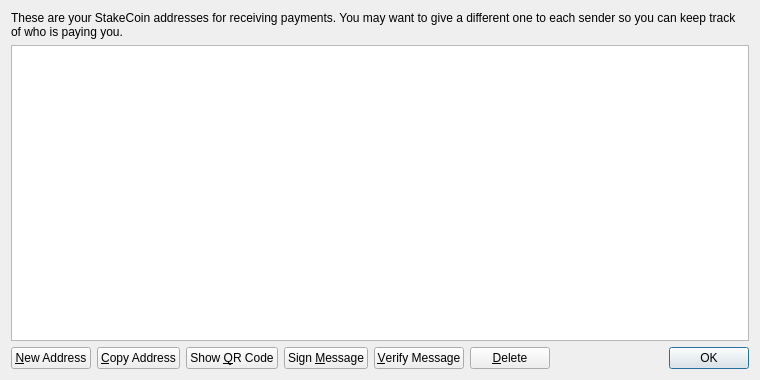
<?xml version="1.0" encoding="UTF-8"?>
<ui version="4.0">
 <class>AddressBookPage</class>
 <widget class="QWidget" name="AddressBookPage">
  <property name="geometry">
   <rect>
    <x>0</x>
    <y>0</y>
    <width>760</width>
    <height>380</height>
   </rect>
  </property>
  <property name="windowTitle">
   <string>Address Book</string>
  </property>
  <layout class="QVBoxLayout" name="verticalLayout">
   <item>
    <widget class="QLabel" name="labelExplanation">
     <property name="text">
      <string>These are your StakeCoin addresses for receiving payments. You may want to give a different one to each sender so you can keep track of who is paying you.</string>
     </property>
     <property name="textFormat">
      <enum>Qt::PlainText</enum>
     </property>
     <property name="wordWrap">
      <bool>true</bool>
     </property>
    </widget>
   </item>
   <item>
    <widget class="QTableView" name="tableView">
     <property name="contextMenuPolicy">
      <enum>Qt::CustomContextMenu</enum>
     </property>
     <property name="toolTip">
      <string>Double-click to edit address or label</string>
     </property>
     <property name="tabKeyNavigation">
      <bool>false</bool>
     </property>
     <property name="alternatingRowColors">
      <bool>true</bool>
     </property>
     <property name="selectionMode">
      <enum>QAbstractItemView::SingleSelection</enum>
     </property>
     <property name="selectionBehavior">
      <enum>QAbstractItemView::SelectRows</enum>
     </property>
     <property name="sortingEnabled">
      <bool>true</bool>
     </property>
     <attribute name="verticalHeaderVisible">
      <bool>false</bool>
     </attribute>
    </widget>
   </item>
   <item>
    <layout class="QHBoxLayout" name="horizontalLayout">
     <item>
      <widget class="QPushButton" name="newAddressButton">
       <property name="toolTip">
        <string>Create a new address</string>
       </property>
       <property name="text">
        <string>&amp;New Address</string>
       </property>
       <property name="icon">
        <iconset resource="../bitcoin.qrc">
         <normaloff>:/icons/add</normaloff>:/icons/add</iconset>
       </property>
      </widget>
     </item>
     <item>
      <widget class="QPushButton" name="copyToClipboard">
       <property name="toolTip">
        <string>Copy the currently selected address to the system clipboard</string>
       </property>
       <property name="text">
        <string>&amp;Copy Address</string>
       </property>
       <property name="icon">
        <iconset resource="../bitcoin.qrc">
         <normaloff>:/icons/editcopy</normaloff>:/icons/editcopy</iconset>
       </property>
      </widget>
     </item>
     <item>
      <widget class="QPushButton" name="showQRCode">
       <property name="text">
        <string>Show &amp;QR Code</string>
       </property>
       <property name="icon">
        <iconset resource="../bitcoin.qrc">
         <normaloff>:/icons/qrcode</normaloff>:/icons/qrcode</iconset>
       </property>
      </widget>
     </item>
     <item>
      <widget class="QPushButton" name="signMessage">
       <property name="toolTip">
        <string>Sign a message to prove you own a StakeCoin address</string>
       </property>
       <property name="text">
        <string>Sign &amp;Message</string>
       </property>
       <property name="icon">
        <iconset resource="../bitcoin.qrc">
         <normaloff>:/icons/edit</normaloff>:/icons/edit</iconset>
       </property>
      </widget>
     </item>
     <item>
      <widget class="QPushButton" name="verifyMessage">
       <property name="toolTip">
        <string>Verify a message to ensure it was signed with a specified StakeCoin address</string>
       </property>
       <property name="text">
        <string>&amp;Verify Message</string>
       </property>
       <property name="icon">
        <iconset resource="../bitcoin.qrc">
         <normaloff>:/icons/transaction_0</normaloff>:/icons/transaction_0</iconset>
       </property>
      </widget>
     </item>
     <item>
      <widget class="QPushButton" name="deleteButton">
       <property name="toolTip">
        <string>Delete the currently selected address from the list</string>
       </property>
       <property name="text">
        <string>&amp;Delete</string>
       </property>
       <property name="icon">
        <iconset resource="../bitcoin.qrc">
         <normaloff>:/icons/remove</normaloff>:/icons/remove</iconset>
       </property>
      </widget>
     </item>
     <item>
      <spacer name="horizontalSpacer">
       <property name="orientation">
        <enum>Qt::Horizontal</enum>
       </property>
       <property name="sizeHint" stdset="0">
        <size>
         <width>40</width>
         <height>20</height>
        </size>
       </property>
      </spacer>
     </item>
     <item>
      <widget class="QDialogButtonBox" name="buttonBox">
       <property name="sizePolicy">
        <sizepolicy hsizetype="Maximum" vsizetype="Fixed">
         <horstretch>0</horstretch>
         <verstretch>0</verstretch>
        </sizepolicy>
       </property>
       <property name="standardButtons">
        <set>QDialogButtonBox::Ok</set>
       </property>
      </widget>
     </item>
    </layout>
   </item>
  </layout>
 </widget>
 <resources>
  <include location="../bitcoin.qrc"/>
 </resources>
 <connections/>
</ui>
